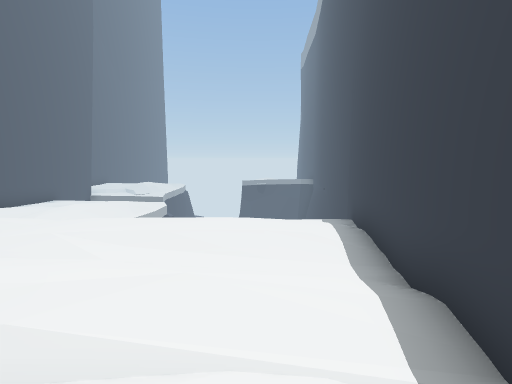
[1] (above)

12 first-person views from a walk through a 3-D level made in the Unity game engine. The camera is 1.3 m above the floor, tilts 6° down and sees 80° across. The floor is counted in squares, 1 m on a side. Each view is taken from the middle of a square. On the plan, view 1 faces up. The plan holds only what a view shows up to about 14 squares ahead; the rest is blank. The place goes on beyond the plan. The player is left out.

[2]
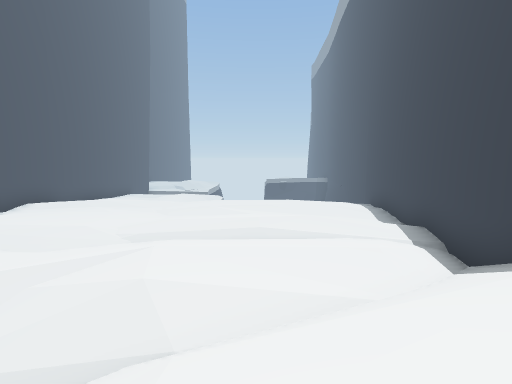

[3]
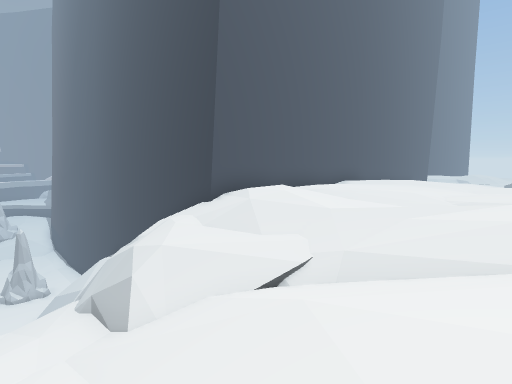

[4]
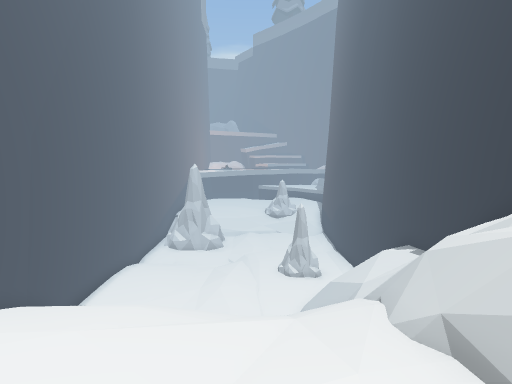

[5]
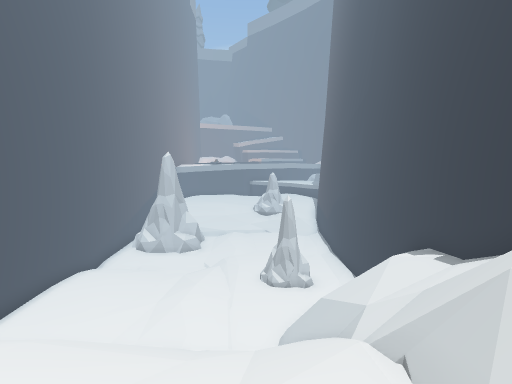

[6]
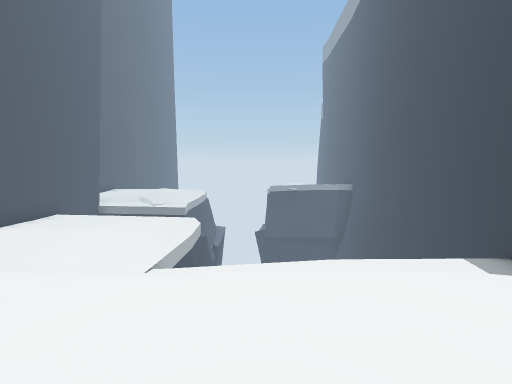

[7]
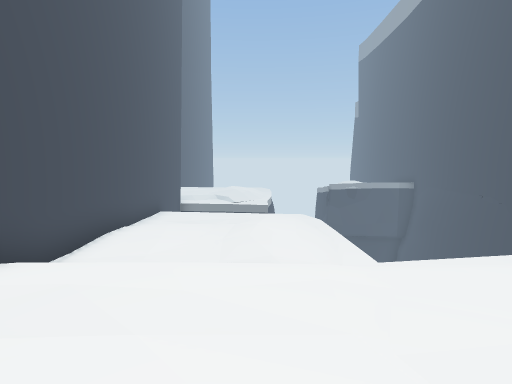

[8]
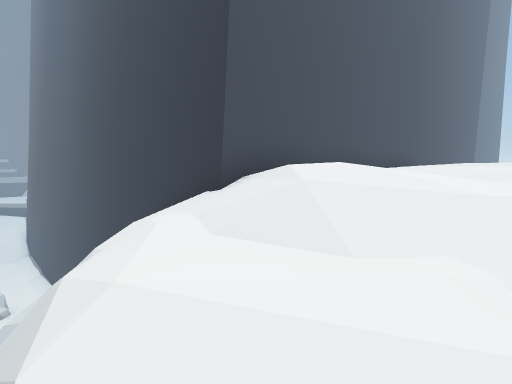

[9]
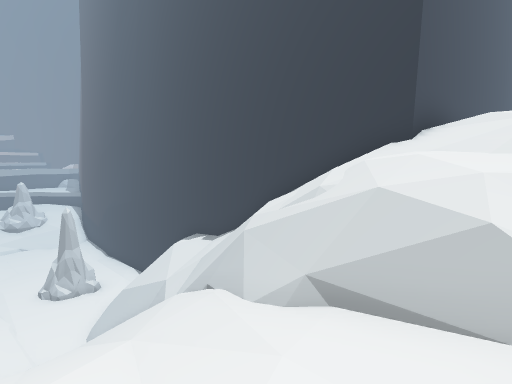

[10]
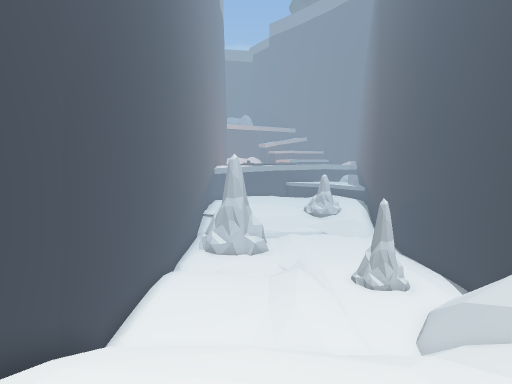

[11]
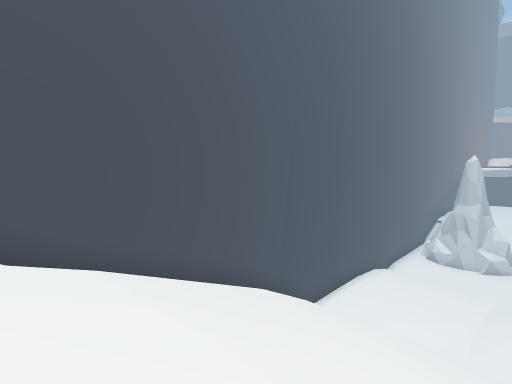

[12]
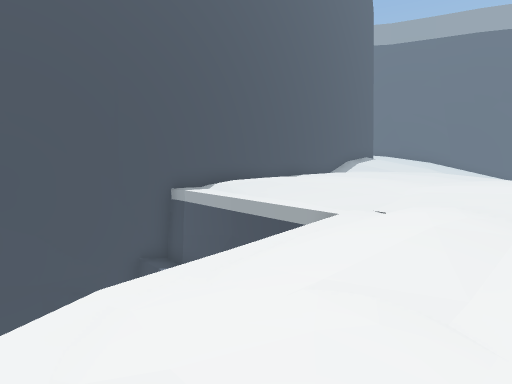

### Floor plan
Key: @ floor where view 1 was taken; # wall or solid block; . main floor; - floor 0.75 m lower than the main floor; _ floor 1.5 m lower than the main floor; < floor 2.5 m lower than the main floor; ( floor 6.5 m lower than the main floor; / step, stairs or slope; = window, fence, low wall or low ledge; ^ raised ledge; v drop or lower ground; O other object.
Columns run from 24 left of view 1 to 4 right of it. Each row starts with its distance up from view 1.
 17               #            v^
 16               #            v#
 15               #vv          v#
 14               #-----v      v#
 13               #-   .v      v
 12               #---../      #
 11               #...../      #
 10               #...../     v#
  9               #.....v vvvvv#
  8               #............#
  7               #............#
  6               #............#
  5               #...........##
  4               #...........#
  3               #...........#
  2               #...........#
  1               #...........#
  0 ###############..../....@/#
 -1  (((//////////////////.///
 -2  (((///////////-/////////
 -3  OO((=#=//====////////
 -4 (OO((==//////=vv=//////
 -5 (((((((////////</////
 -6 (((((((////////<_/   /
 -7  ((((((////////</
 -8 ((((((////////<<
 -9 ((((((/ //////<<
-10 ((((((/ //////<<
-11 ((((((/ //////<<
-12  (((((/ ////////
-13  (((((/////
-14 ###############

Where each view was taken, in squares from view 1:
view 1: 0 up, 0 right, facing up
view 2: 4 down, 2 left, facing up
view 3: 6 down, 3 left, facing up-left
view 4: 6 down, 7 left, facing left
view 5: 5 down, 10 left, facing left
view 6: 3 up, 2 left, facing up
view 7: 3 up, 6 left, facing up
view 8: 4 down, 6 left, facing up-left
view 9: 7 down, 8 left, facing up-left
view 10: 9 down, 10 left, facing left
view 11: 7 down, 9 left, facing down-left
view 12: 14 up, 7 left, facing down-right
